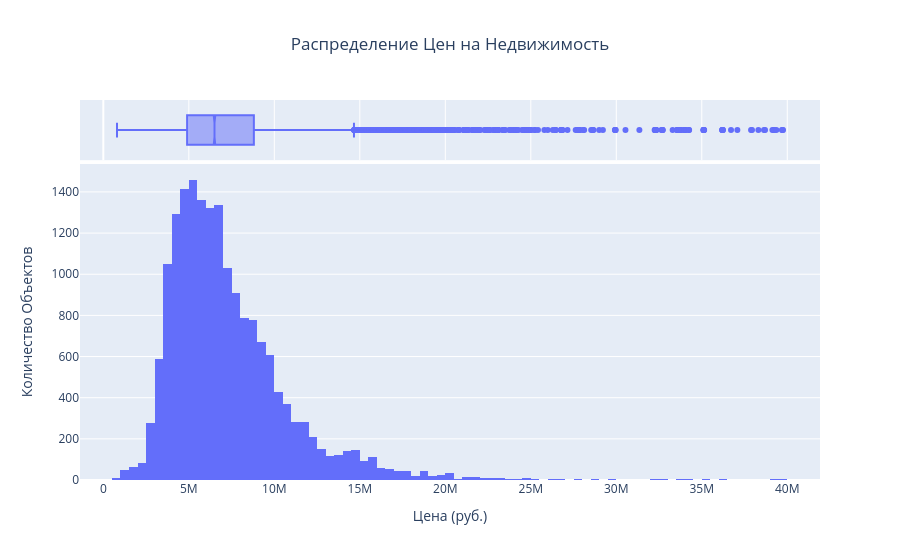

The code cell stored with this chart in its notebook:
### Code cell
# Построение гистограммы для распределения цен
fig_price_hist = px.histogram(
    df, 
    x='Цена', 
    nbins=100,
    title='Распределение Цен на Недвижимость',
    labels={'Цена': 'Цена (руб.)'},
    marginal='box' # Дополнительная информация о распределении
)

fig_price_hist.update_layout(
    title_x=0.5,
    xaxis_title='Цена (руб.)',
    yaxis_title='Количество Объектов'
)

fig_price_hist.show()

### Figure 1 — Plotly figure (JSON) as saved in the notebook; plotly's stock layout.template omitted (floating-point values rounded to 4 significant figures; data arrays with more than 128 entries replaced by an {"elided": "..."} marker saying what was removed)
{"data": [{"bingroup": "x", "hovertemplate": "Цена (руб.)=%{x}<br>count=%{y}<extra></extra>", "legendgroup": "", "marker": {"color": "#636efa", "pattern": {"shape": ""}}, "name": "", "nbinsx": 100, "orientation": "v", "showlegend": false, "type": "histogram", "x": {"elided": "18050 int values"}, "xaxis": "x", "yaxis": "y"}, {"hovertemplate": "Цена (руб.)=%{x}<extra></extra>", "legendgroup": "", "marker": {"color": "#636efa"}, "name": "", "notched": true, "showlegend": false, "type": "box", "x": {"elided": "18050 int values"}, "xaxis": "x2", "yaxis": "y2"}], "layout": {"barmode": "relative", "legend": {"tracegroupgap": 0}, "title": {"text": "Распределение Цен на Недвижимость", "x": 0.5}, "xaxis": {"anchor": "y", "domain": [0, 1], "title": {"text": "Цена (руб.)"}}, "xaxis2": {"anchor": "y2", "domain": [0, 1], "matches": "x", "showgrid": true, "showticklabels": false}, "yaxis": {"anchor": "x", "domain": [0, 0.8316], "title": {"text": "Количество Объектов"}}, "yaxis2": {"anchor": "x2", "domain": [0.8416, 1], "matches": "y2", "showgrid": false, "showline": false, "showticklabels": false, "ticks": ""}}}
